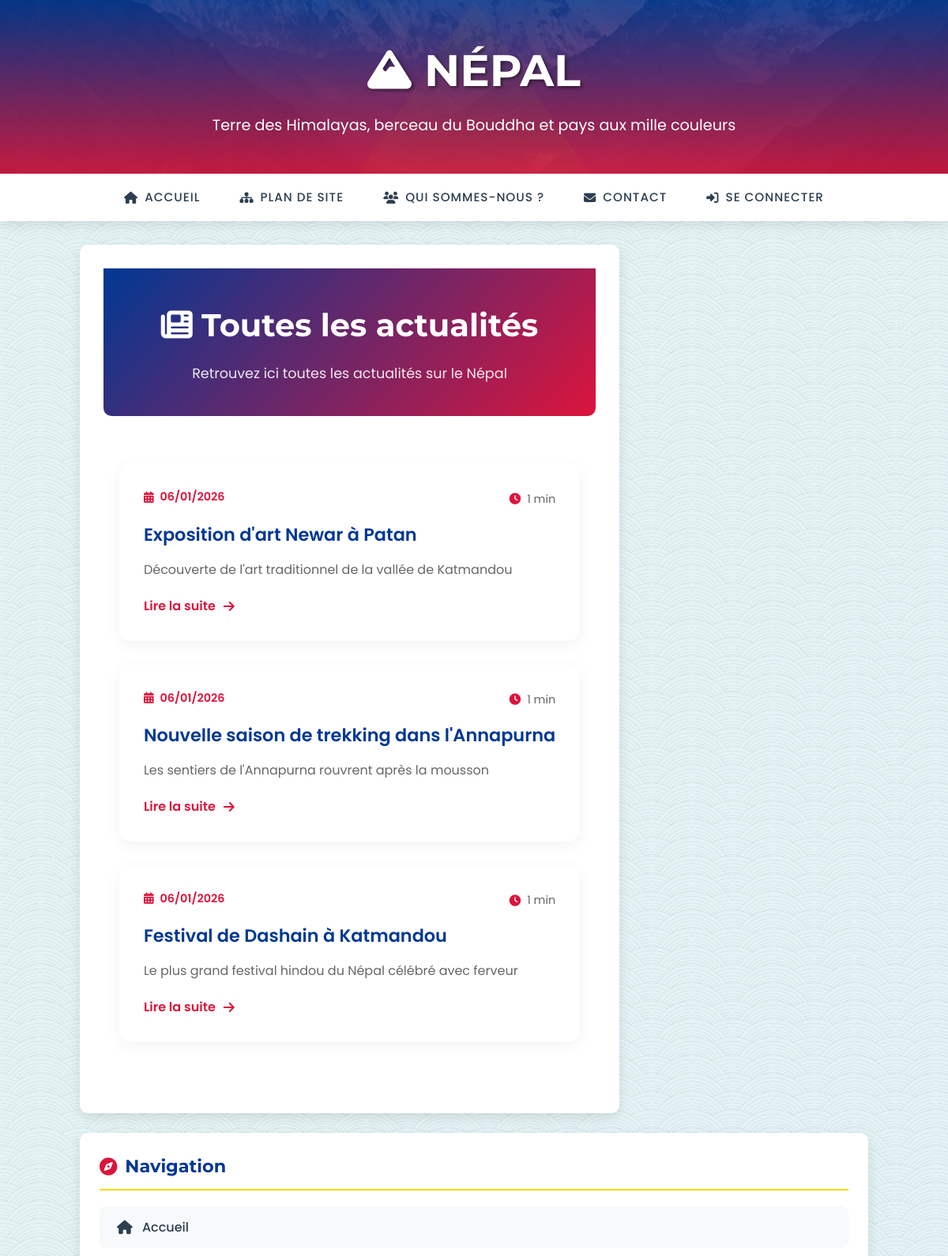
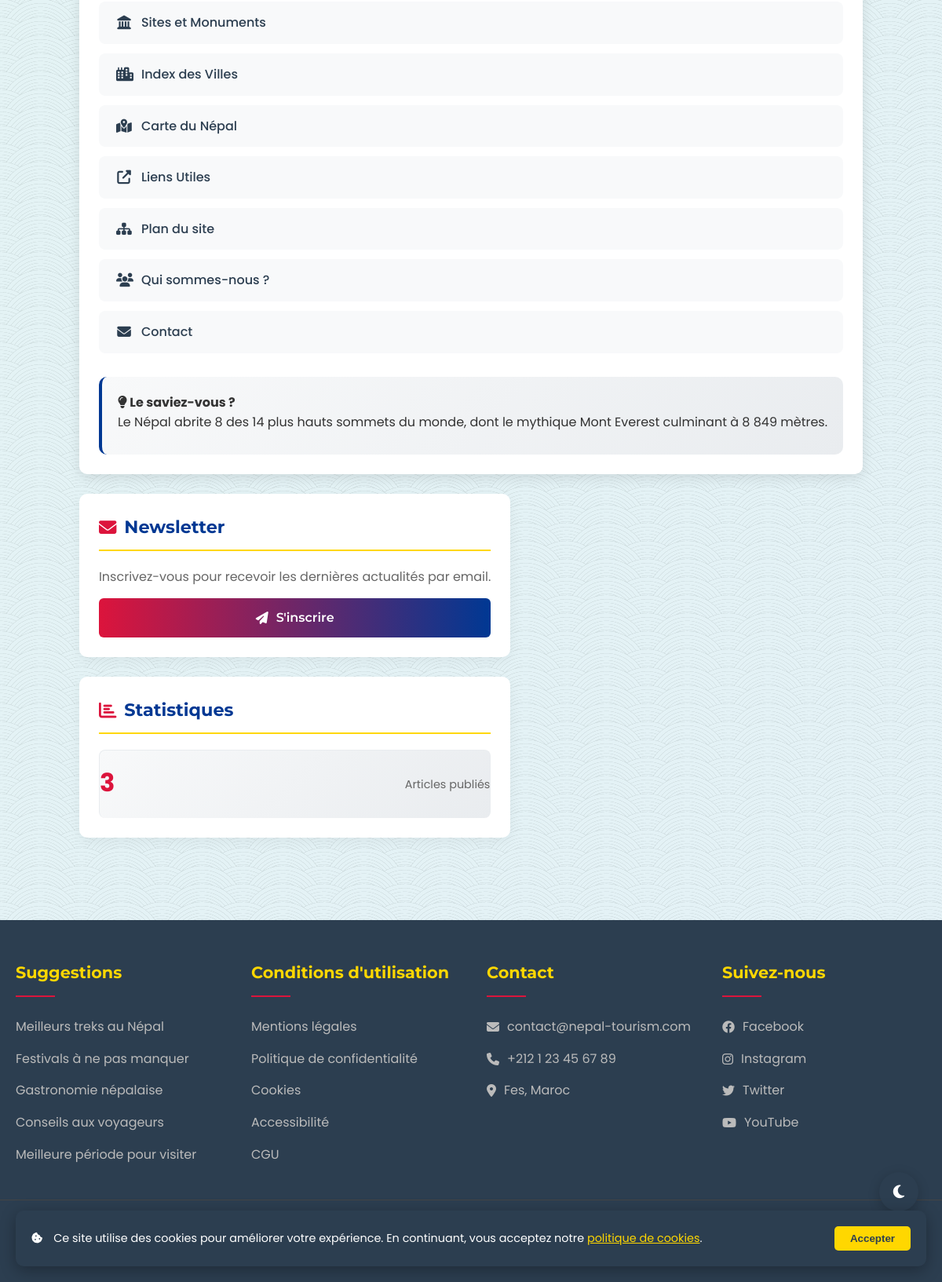
The page /all_news.php on the database its author committed (2 pictures, top to bottom).
### tables this page shows
CREATE TABLE news (
    news_id INT AUTO_INCREMENT PRIMARY KEY,
    titre VARCHAR(255) NOT NULL,
    resume TEXT NOT NULL,
    contenu TEXT NOT NULL,
    date_publication DATETIME DEFAULT CURRENT_TIMESTAMP,
    image_url VARCHAR(500) NULL,
    created_at TIMESTAMP DEFAULT CURRENT_TIMESTAMP
);

### includes/functions.php (called while the page is built, shortened)
<?php
function shortenText($text, $length = 100) {
    if (strlen($text) <= $length) {
        return $text;
    }
    $shortened = substr($text, 0, $length);
    return $shortened . '...';
}
function formatDate($date, $format = 'd/m/Y') {
    $timestamp = strtotime($date);
    return date($format, $timestamp);
}
function estimateReadingTime($text) {
    $wordsPerMinute = 200;
    $wordCount = str_word_count(strip_tags($text));
    $minutes = ceil($wordCount / $wordsPerMinute);
    return max(1, $minutes);
}
?>

### all_news.php (the view, shortened to what this page needs)
<?php
require_once 'includes/header.php';
require_once 'includes/functions.php';
$per_page = 10;
$page = isset($_GET['page']) ? max(1, intval($_GET['page'])) : 1;
$offset = ($page - 1) * $per_page;
try {
    $stmt = $conn->prepare("SELECT COUNT(*) as total FROM news");
    $stmt->execute();
    $total = $stmt->fetch(PDO::FETCH_ASSOC)['total'];
} catch(PDOException $e) {
    $total = 0;
    $total_pages = 1;
}
try {
    $stmt = $conn->prepare("SELECT * FROM news ORDER BY date_publication DESC LIMIT :offset, :limit");
    $stmt->bindValue(':offset', $offset, PDO::PARAM_INT);
    $stmt->bindValue(':limit', $per_page, PDO::PARAM_INT);
    $stmt->execute();
    $news_list = $stmt->fetchAll(PDO::FETCH_ASSOC);
} catch(PDOException $e) {
    $news_list = [];
    $error = "Erreur lors de la récupération des actualités: " . $e->getMessage();
}
?>
<main class="main-content">
    <div class="page-header">
        <h1 class="page-title"><i class="fas fa-newspaper"></i> Toutes les actualités</h1>
        <p class="page-description">Retrouvez ici toutes les actualités sur le Népal</p>
    </div>
    <div class="news-container">
        <?php if(count($news_list) > 0): ?>
            <div class="news-grid">
                <?php foreach($news_list as $news): ?>
                    <article class="news-card">
                        <div class="news-card-header">
                            <span class="news-date">
                                <i class="fas fa-calendar-alt"></i>
                                <?php echo formatDate($news['date_publication'], 'd/m/Y'); ?>
                            </span>
                            <span class="news-reading-time">
                                <i class="fas fa-clock"></i>
                                <?php echo estimateReadingTime($news['contenu']); ?> min
                            </span>
                        </div>
                        <h2 class="news-title"><?php echo htmlspecialchars($news['titre']); ?></h2>
                        <p class="news-excerpt"><?php echo shortenText($news['resume'], 150); ?></p>
                        <a href="news_details.php?id=<?php echo $news['news_id']; ?>" class="news-read-more">
                            Lire la suite <i class="fas fa-arrow-right"></i>
                        </a>
                    </article>
                <?php endforeach; ?>
            </div>
        <?php endif; ?>
    </div>
</main>
<aside class="right-sidebar">
    <div class="news-subscribe-sidebar">
        <h3 class="sidebar-title"><i class="fas fa-envelope"></i> Newsletter</h3>
        <p>Inscrivez-vous pour recevoir les dernières actualités par email.</p>
        <a href="index.php#newsletter" class="btn btn-primary" style="width: 100%;">
            <i class="fas fa-paper-plane"></i> S'inscrire
        </a>
    </div>
    <div class="news-stats">
        <h3 class="sidebar-title"><i class="fas fa-chart-bar"></i> Statistiques</h3>
        <div class="stat-list">
            <div class="stat-item">
                <span class="stat-value"><?php echo $total; ?></span>
                <span class="stat-label">Articles publiés</span>
            </div>
        </div>
    </div>
</aside>
<?php require_once 'includes/footer.php'; ?>

### style.css (style rules this page uses)
:root { --primary-color: #DC143C; --secondary-color: #003893; --accent-color: #FFD700; --light-color: #f8f9fa; --dark-color: #2c3e50; --success-color: #28a745; --error-color: #dc3545; --warning-color: #ffc107; --info-color: #17a2b8; --shadow: 0 5px 15px rgba(0, 0, 0, 0.1); --shadow-hover: 0 10px 25px rgba(0, 0, 0, 0.15); --transition: all 0.3s ease; --border-radius: 10px; }
* { margin: 0; padding: 0; box-sizing: border-box; }
body { font-family: 'Poppins', sans-serif; background-color: #f5f7fa; color: #333; line-height: 1.6; background-image: url('assets/images/backgrounds/arches.png'); background-attachment: fixed; min-height: 100vh; display: flex; flex-direction: column; }
.sidebar-title { font-family: 'Montserrat', sans-serif; color: var(--secondary-color); margin-bottom: 20px; padding-bottom: 10px; border-bottom: 2px solid var(--accent-color); font-size: 1.4rem; display: flex; align-items: center; gap: 10px; }
.sidebar-title i { color: var(--primary-color); }
.main-content { flex: 1; background-color: white; border-radius: var(--border-radius); box-shadow: var(--shadow); padding: 30px; animation: fadeInUp 1s ease; min-height: 600px; }
.right-sidebar { flex: 0 0 350px; animation: fadeInRight 1s ease; height: fit-content; position: sticky; top: 90px; }
.stat-item { text-align: center; padding: 20px; background: linear-gradient(135deg, #f8f9fa, #e9ecef); border-radius: 8px; transition: var(--transition); border: 1px solid #e9ecef; }
.stat-value { font-size: 2.5rem; font-weight: 700; color: var(--primary-color); margin-bottom: 5px; }
.stat-label { font-size: 0.9rem; color: var(--dark-color); line-height: 1.4; }
.news-date { color: var(--primary-color); font-weight: 600; font-size: 0.9rem; margin-bottom: 5px; }
.news-title { font-weight: 600; color: var(--dark-color); font-size: 1.2rem; margin-bottom: 10px; }
.btn { padding: 12px 25px; border: none; border-radius: 6px; font-family: 'Montserrat', sans-serif; font-weight: 600; cursor: pointer; transition: var(--transition); display: inline-flex; align-items: center; justify-content: center; gap: 10px; text-decoration: none; font-size: 1rem; }
.btn-primary { background: linear-gradient(to right, var(--primary-color), var(--secondary-color)); color: white; }
.page-header { background: linear-gradient(135deg, var(--secondary-color), var(--primary-color)); color: white; padding: 40px 0; text-align: center; margin-bottom: 40px; border-radius: 0 0 var(--border-radius) var(--border-radius); }
.page-title { font-family: 'Montserrat', sans-serif; font-size: 2.5rem; margin-bottom: 15px; }
.page-description { max-width: 800px; margin: 0 auto; font-size: 1.1rem; opacity: 0.9; }
@media (max-width: 1200px) { .left-sidebar, .right-sidebar { position: static; flex: 1; } }
@media (max-width: 1200px) { .main-content { order: 1; } }
@media (max-width: 1200px) { .right-sidebar { order: 3; } }

### all_news.php (style rules this page uses)
.news-container { padding: 20px; }
.news-grid { display: grid; grid-template-columns: repeat(auto-fill, minmax(350px, 1fr)); gap: 30px; margin-bottom: 40px; }
.news-card { background-color: white; border-radius: 15px; padding: 30px; box-shadow: 0 5px 20px rgba(0,0,0,0.05); transition: all 0.3s ease; border: 1px solid transparent; }
.news-card-header { display: flex; justify-content: space-between; align-items: center; margin-bottom: 15px; font-size: 0.9rem; color: #666; }
.news-date, .news-reading-time { display: flex; align-items: center; gap: 8px; }
.news-date i, .news-reading-time i { color: var(--primary-color); }
.news-card .news-title { color: var(--secondary-color); font-size: 1.4rem; margin-bottom: 15px; line-height: 1.4; }
.news-excerpt { color: #666; line-height: 1.7; margin-bottom: 20px; }
.news-read-more { display: inline-flex; align-items: center; gap: 10px; color: var(--primary-color); text-decoration: none; font-weight: 600; transition: all 0.3s ease; }
.news-subscribe-sidebar, .news-stats { background-color: white; border-radius: 10px; padding: 25px; margin-bottom: 25px; box-shadow: 0 5px 15px rgba(0,0,0,0.05); }
.news-subscribe-sidebar p { color: #666; margin: 15px 0; line-height: 1.6; }
.stat-list { margin-top: 20px; }
.stat-item { display: flex; justify-content: space-between; align-items: center; padding: 15px 0; border-bottom: 1px solid #eee; }
.stat-item:last-child { border-bottom: none; }
.stat-value { font-size: 2rem; font-weight: 700; color: var(--primary-color); }
.stat-label { color: #666; }

### rows shown on the page
news: date_publication "06/01/2026", contenu "1", titre "Exposition d'art Newar à Patan", resume "Découverte de l'art traditionnel de la vallée de Katmandou"
news: date_publication "06/01/2026", contenu "1", titre "Nouvelle saison de trekking dans l'Annapurna", resume "Les sentiers de l'Annapurna rouvrent après la mousson"
news: date_publication "06/01/2026", contenu "1", titre "Festival de Dashain à Katmandou", resume "Le plus grand festival hindou du Népal célébré avec ferveur"

### other values the page prints
$total "3"
